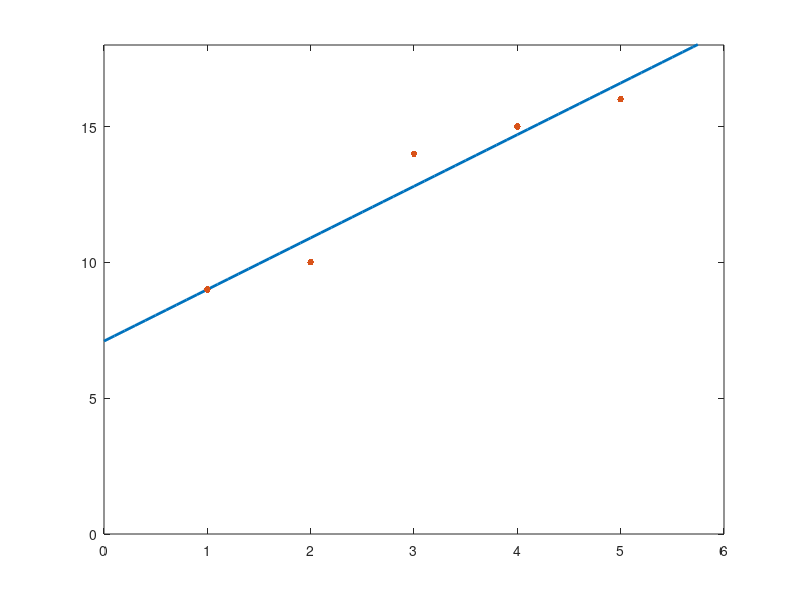

The MATLAB script that drew this image:
close all; clear all;

%MATファイルの読み込み
load("calc_matlix.mat");

%パラメータ
w = Phi_dagger * t;
disp(w);

b = w(1);
a = w(2);
x = 0:0.1:6;
y = a * x + b;



plot(x, y, 'LineWidth',2);

xlim([0 6]);
ylim([0 18]);

hold on;
plot(Phi(:,2), t, '.', 'MarkerSize',15);
hold off;